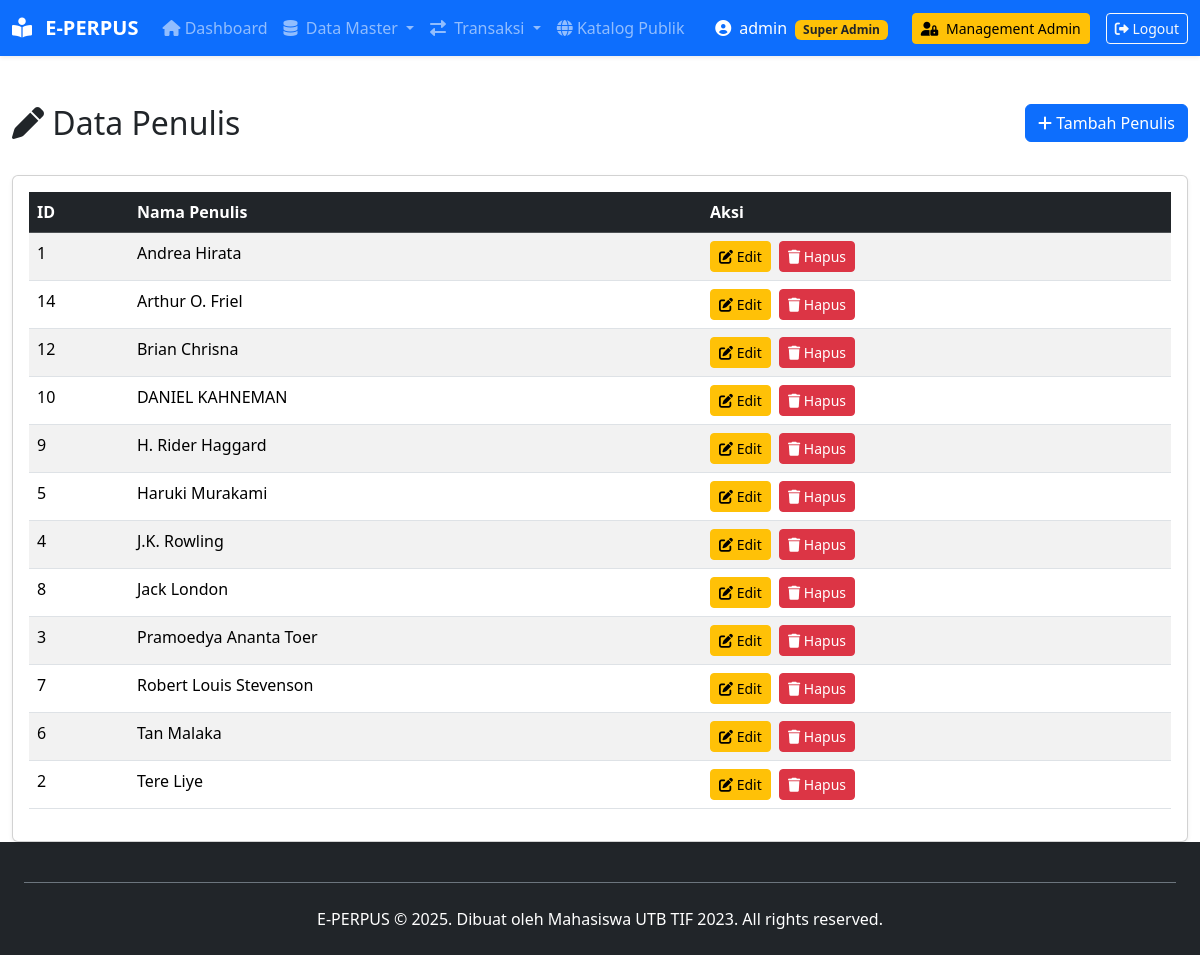
The app's page /index.php?page=penulis/index (signed in) with its own data.
### tables this page shows
CREATE TABLE `penulis` (
  `id_penulis` int(11) NOT NULL,
  `nama_penulis` varchar(100) NOT NULL,
  `biografi` text DEFAULT NULL,
  `negara` varchar(50) DEFAULT 'Indonesia',
  `created_at` timestamp NOT NULL DEFAULT current_timestamp()
);

### src/controllers/PenulisController.php (called while the page is built, shortened)
<?php
require_once ROOT_PATH . 'src/models/PenulisModel.php';
class PenulisController {
    private $penulisModel;
    public function __construct() {
        $database = new Database();
        $db = $database->getConnection();
        $this->penulisModel = new PenulisModel($db);
    }
    public function index() {
        $stmt = $this->penulisModel->readAll();
        $data_penulis = $stmt->fetchAll(PDO::FETCH_ASSOC);
        require_once ROOT_PATH . 'src/views/penulis/index.php';
    }
}

### src/models/PenulisModel.php (called while the page is built, shortened)
<?php
class PenulisModel {
    private $conn;
    private $table_name = "penulis";
    public function __construct($db) {
        $this->conn = $db;
    }
    public function readAll() {
        $query = "SELECT id_penulis, nama_penulis FROM " . $this->table_name . "
                  ORDER BY nama_penulis ASC";
        $stmt = $this->conn->prepare($query);
        $stmt->execute();
        return $stmt;
    }
}
?>

### src/views/penulis/index.php (the view, shortened to what this page needs)
<?php
include(ROOT_PATH . 'src/views/layouts/header.php');
?>
<div class="container-fluid mt-5">
    <div class="row mb-4">
        <div class="col-md-8">
            <h2><i class="fas fa-pen"></i> Data Penulis</h2>
        </div>
        <div class="col-md-4 text-end">
            <a href="index.php?page=penulis/create" class="btn btn-primary">
                <i class="fas fa-plus"></i> Tambah Penulis
            </a>
        </div>
    </div>
    <div class="card shadow-sm">
        <div class="card-body">
            <table class="table table-striped table-hover">
                <thead class="table-dark">
                    <tr>
                        <th>ID</th>
                        <th>Nama Penulis</th>
                        <th>Aksi</th>
                    </tr>
                </thead>
                <tbody>
                    <?php if (!empty($data_penulis)): ?>
                        <?php foreach ($data_penulis as $penulis): ?>
                            <tr>
                                <td><?= htmlspecialchars($penulis['id_penulis']) ?></td>
                                <td><?= htmlspecialchars($penulis['nama_penulis']) ?></td>
                                <td>
                                    <a href="index.php?page=penulis/edit&id=<?= $penulis['id_penulis'] ?>"
                                       class="btn btn-sm btn-warning me-1">
                                        <i class="fas fa-edit"></i> Edit
                                    </a>
                                    <a href="index.php?page=penulis/delete&id=<?= $penulis['id_penulis'] ?>"
                                       class="btn btn-sm btn-danger"
                                       onclick="return confirm('Yakin ingin menghapus?')">
                                        <i class="fas fa-trash"></i> Hapus
                                    </a>
                                </td>
                            </tr>
                        <?php endforeach; ?>
                    <?php else: ?>
                        <tr>
                            <td colspan="3" class="text-center text-muted">Belum ada data penulis</td>
                        </tr>
                    <?php endif; ?>
                </tbody>
            </table>
        </div>
    </div>
</div>
<?php include(ROOT_PATH . 'src/views/layouts/footer.php'); ?>

### records on screen
penulis: id_penulis "1", nama_penulis "Andrea Hirata"
penulis: id_penulis "14", nama_penulis "Arthur O. Friel"
penulis: id_penulis "12", nama_penulis "Brian Chrisna"
penulis: id_penulis "10", nama_penulis "DANIEL KAHNEMAN"
penulis: id_penulis "9", nama_penulis "H. Rider Haggard"
penulis: id_penulis "5", nama_penulis "Haruki Murakami"
penulis: id_penulis "4", nama_penulis "J.K. Rowling"
penulis: id_penulis "8", nama_penulis "Jack London"
penulis: id_penulis "3", nama_penulis "Pramoedya Ananta Toer"
penulis: id_penulis "7", nama_penulis "Robert Louis Stevenson"
penulis: id_penulis "6", nama_penulis "Tan Malaka"
penulis: id_penulis "2", nama_penulis "Tere Liye"

### other values on screen
$_SESSION['username'] "admin"
